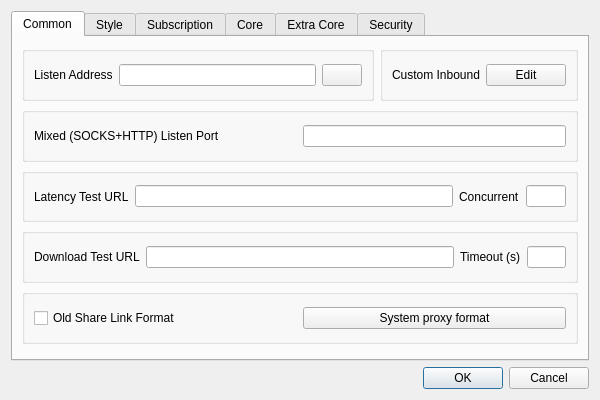
<?xml version="1.0" encoding="UTF-8"?>
<ui version="4.0">
 <class>DialogBasicSettings</class>
 <widget class="QDialog" name="DialogBasicSettings">
  <property name="geometry">
   <rect>
    <x>0</x>
    <y>0</y>
    <width>600</width>
    <height>400</height>
   </rect>
  </property>
  <property name="sizePolicy">
   <sizepolicy hsizetype="Preferred" vsizetype="Preferred">
    <horstretch>0</horstretch>
    <verstretch>0</verstretch>
   </sizepolicy>
  </property>
  <property name="windowTitle">
   <string>Basic Settings</string>
  </property>
  <layout class="QGridLayout" name="gridLayout">
   <item row="8" column="3">
    <widget class="QDialogButtonBox" name="buttonBox">
     <property name="orientation">
      <enum>Qt::Horizontal</enum>
     </property>
     <property name="standardButtons">
      <set>QDialogButtonBox::Cancel|QDialogButtonBox::Ok</set>
     </property>
    </widget>
   </item>
   <item row="2" column="3">
    <widget class="QTabWidget" name="tabWidget">
     <property name="currentIndex">
      <number>0</number>
     </property>
     <widget class="QWidget" name="tab_1">
      <attribute name="title">
       <string>Common</string>
      </attribute>
      <layout class="QVBoxLayout" name="verticalLayout_2">
       <item>
        <layout class="QHBoxLayout" name="hlayout_l1">
         <item>
          <widget class="QGroupBox" name="horizontalGroupBox_3">
           <layout class="QHBoxLayout" name="horizontalLayout_19">
            <item>
             <widget class="QLabel" name="label">
              <property name="text">
               <string>Listen Address</string>
              </property>
             </widget>
            </item>
            <item>
             <widget class="QLineEdit" name="inbound_address"/>
            </item>
            <item>
             <widget class="QPushButton" name="inbound_auth">
              <property name="text">
               <string notr="true"/>
              </property>
             </widget>
            </item>
           </layout>
          </widget>
         </item>
         <item>
          <widget class="QGroupBox" name="groupbox_custom_inbound">
           <layout class="QHBoxLayout" name="horizontalLayout_10">
            <item>
             <widget class="QLabel" name="label_11">
              <property name="text">
               <string>Custom Inbound</string>
              </property>
             </widget>
            </item>
            <item>
             <widget class="QPushButton" name="custom_inbound_edit">
              <property name="text">
               <string>Edit</string>
              </property>
             </widget>
            </item>
           </layout>
          </widget>
         </item>
        </layout>
       </item>
       <item>
        <layout class="QHBoxLayout" name="hlayout_l2">
         <item>
          <widget class="QGroupBox" name="horizontalGroupBox_2">
           <layout class="QHBoxLayout" name="horizontalLayout_13">
            <item>
             <widget class="QLabel" name="inbound_socks_port_l">
              <property name="text">
               <string>Mixed (SOCKS+HTTP) Listen Port</string>
              </property>
             </widget>
            </item>
            <item>
             <widget class="QLineEdit" name="inbound_socks_port">
              <property name="sizePolicy">
               <sizepolicy hsizetype="Preferred" vsizetype="Fixed">
                <horstretch>0</horstretch>
                <verstretch>0</verstretch>
               </sizepolicy>
              </property>
             </widget>
            </item>
           </layout>
          </widget>
         </item>
        </layout>
       </item>
       <item>
        <widget class="QGroupBox" name="groupBox1">
         <layout class="QHBoxLayout" name="horizontalLayout_9" stretch="0,8,1,1">
          <item>
           <widget class="QLabel" name="label_13">
            <property name="text">
             <string>Latency Test URL</string>
            </property>
           </widget>
          </item>
          <item>
           <widget class="QLineEdit" name="test_latency_url"/>
          </item>
          <item>
           <widget class="QLabel" name="label_14">
            <property name="text">
             <string>Concurrent</string>
            </property>
           </widget>
          </item>
          <item>
           <widget class="QLineEdit" name="test_concurrent"/>
          </item>
         </layout>
        </widget>
       </item>
       <item>
        <widget class="QGroupBox" name="horizontalGroupBox">
         <layout class="QHBoxLayout" name="horizontalLayout_12" stretch="0,8,1,1">
          <item>
           <widget class="QLabel" name="label_19">
            <property name="text">
             <string>Download Test URL</string>
            </property>
           </widget>
          </item>
          <item>
           <widget class="MyLineEdit" name="test_download_url"/>
          </item>
          <item>
           <widget class="QLabel" name="label_10">
            <property name="text">
             <string>Timeout (s)</string>
            </property>
           </widget>
          </item>
          <item>
           <widget class="QLineEdit" name="test_download_timeout"/>
          </item>
         </layout>
        </widget>
       </item>
       <item>
        <widget class="QGroupBox" name="horizontalGroupBox1">
         <layout class="QHBoxLayout" name="horizontalLayout_18">
          <item>
           <widget class="QCheckBox" name="old_share_link_format">
            <property name="toolTip">
             <string>Share VMess Link with v2rayN Format</string>
            </property>
            <property name="text">
             <string>Old Share Link Format</string>
            </property>
           </widget>
          </item>
          <item>
           <widget class="QPushButton" name="sys_proxy_format">
            <property name="text">
             <string>System proxy format</string>
            </property>
           </widget>
          </item>
         </layout>
        </widget>
       </item>
       <item>
        <widget class="QWidget" name="horizontalWidget_1" native="true">
         <property name="sizePolicy">
          <sizepolicy hsizetype="Preferred" vsizetype="Maximum">
           <horstretch>0</horstretch>
           <verstretch>0</verstretch>
          </sizepolicy>
         </property>
         <layout class="QHBoxLayout" name="horizontalLayout_2">
          <property name="leftMargin">
           <number>0</number>
          </property>
          <property name="topMargin">
           <number>0</number>
          </property>
          <property name="rightMargin">
           <number>0</number>
          </property>
          <property name="bottomMargin">
           <number>0</number>
          </property>
         </layout>
        </widget>
       </item>
      </layout>
     </widget>
     <widget class="QWidget" name="tab_2">
      <attribute name="title">
       <string>Style</string>
      </attribute>
      <layout class="QGridLayout" name="gridLayout_5">
       <item row="0" column="0">
        <layout class="QHBoxLayout" name="style_h_1">
         <item>
          <widget class="QGroupBox" name="groupBox">
           <layout class="QHBoxLayout" name="horizontalLayout_4">
            <item>
             <widget class="QLabel" name="label_8">
              <property name="sizePolicy">
               <sizepolicy hsizetype="Maximum" vsizetype="Maximum">
                <horstretch>0</horstretch>
                <verstretch>0</verstretch>
               </sizepolicy>
              </property>
              <property name="text">
               <string>Theme</string>
              </property>
             </widget>
            </item>
            <item>
             <widget class="QComboBox" name="theme">
              <item>
               <property name="text">
                <string>System</string>
               </property>
              </item>
              <item>
               <property name="text">
                <string notr="true">flatgray</string>
               </property>
              </item>
              <item>
               <property name="text">
                <string notr="true">lightblue</string>
               </property>
              </item>
              <item>
               <property name="text">
                <string notr="true">blacksoft</string>
               </property>
              </item>
             </widget>
            </item>
            <item>
             <widget class="QPushButton" name="set_custom_icon">
              <property name="sizePolicy">
               <sizepolicy hsizetype="Preferred" vsizetype="Fixed">
                <horstretch>0</horstretch>
                <verstretch>0</verstretch>
               </sizepolicy>
              </property>
              <property name="text">
               <string>Set custom icon</string>
              </property>
             </widget>
            </item>
           </layout>
          </widget>
         </item>
         <item>
          <widget class="QGroupBox" name="groupBox2">
           <layout class="QHBoxLayout" name="horizontalLayout_7">
            <item>
             <widget class="QLabel" name="label_15">
              <property name="sizePolicy">
               <sizepolicy hsizetype="Maximum" vsizetype="Maximum">
                <horstretch>0</horstretch>
                <verstretch>0</verstretch>
               </sizepolicy>
              </property>
              <property name="text">
               <string notr="true">Language</string>
              </property>
             </widget>
            </item>
            <item>
             <widget class="QComboBox" name="language">
              <item>
               <property name="text">
                <string notr="true">System</string>
               </property>
              </item>
              <item>
               <property name="text">
                <string notr="true">English</string>
               </property>
              </item>
              <item>
               <property name="text">
                <string notr="true">简体中文</string>
               </property>
              </item>
              <item>
               <property name="text">
                <string notr="true">فارسی</string>
               </property>
              </item>
              <item>
               <property name="text">
                <string notr="true">Русский</string>
               </property>
              </item>
             </widget>
            </item>
           </layout>
          </widget>
         </item>
        </layout>
       </item>
       <item row="2" column="0">
        <layout class="QHBoxLayout" name="style_h_2">
         <item>
          <widget class="QGroupBox" name="traffic_statistics_box">
           <layout class="QHBoxLayout" name="horizontalLayout_3">
            <item>
             <widget class="QLabel" name="label_16">
              <property name="text">
               <string>Statistics refresh rate</string>
              </property>
             </widget>
            </item>
            <item>
             <widget class="QComboBox" name="rfsh_r">
              <item>
               <property name="text">
                <string notr="true">500ms</string>
               </property>
              </item>
              <item>
               <property name="text">
                <string notr="true">1s</string>
               </property>
              </item>
              <item>
               <property name="text">
                <string notr="true">2s</string>
               </property>
              </item>
              <item>
               <property name="text">
                <string notr="true">3s</string>
               </property>
              </item>
              <item>
               <property name="text">
                <string notr="true">5s</string>
               </property>
              </item>
              <item>
               <property name="text">
                <string>Off</string>
               </property>
              </item>
             </widget>
            </item>
           </layout>
          </widget>
         </item>
         <item>
          <widget class="QGroupBox" name="connection_statistics_box">
           <layout class="QHBoxLayout" name="horizontalLayout_15">
            <item>
             <widget class="QLabel" name="label_9">
              <property name="text">
               <string>Connection statistics</string>
              </property>
             </widget>
            </item>
            <item>
             <widget class="QCheckBox" name="connection_statistics">
              <property name="text">
               <string>Enable</string>
              </property>
             </widget>
            </item>
           </layout>
          </widget>
         </item>
        </layout>
       </item>
       <item row="3" column="0">
        <layout class="QHBoxLayout" name="style_h_3">
         <item>
          <widget class="QGroupBox" name="horizontalGroupBox_5">
           <layout class="QHBoxLayout" name="horizontalLayout_6">
            <item>
             <widget class="QCheckBox" name="start_minimal">
              <property name="sizePolicy">
               <sizepolicy hsizetype="Preferred" vsizetype="Fixed">
                <horstretch>0</horstretch>
                <verstretch>0</verstretch>
               </sizepolicy>
              </property>
              <property name="text">
               <string>Hide dashboard at startup</string>
              </property>
             </widget>
            </item>
           </layout>
          </widget>
         </item>
         <item>
          <widget class="QGroupBox" name="groupBox_2">
           <layout class="QHBoxLayout" name="horizontalLayout_23">
            <item>
             <widget class="QLabel" name="label_17">
              <property name="text">
               <string>Max log lines</string>
              </property>
             </widget>
            </item>
            <item>
             <widget class="QLineEdit" name="max_log_line">
              <property name="sizePolicy">
               <sizepolicy hsizetype="Ignored" vsizetype="Fixed">
                <horstretch>0</horstretch>
                <verstretch>0</verstretch>
               </sizepolicy>
              </property>
             </widget>
            </item>
           </layout>
          </widget>
         </item>
        </layout>
       </item>
      </layout>
     </widget>
     <widget class="QWidget" name="tab_3">
      <attribute name="title">
       <string>Subscription</string>
      </attribute>
      <layout class="QGridLayout" name="gridLayout_3">
       <item row="0" column="1">
        <layout class="QHBoxLayout" name="horizontalLayout_5">
         <item>
          <widget class="QCheckBox" name="sub_auto_update_enable">
           <property name="sizePolicy">
            <sizepolicy hsizetype="Minimum" vsizetype="Fixed">
             <horstretch>0</horstretch>
             <verstretch>0</verstretch>
            </sizepolicy>
           </property>
           <property name="text">
            <string>Enable</string>
           </property>
          </widget>
         </item>
         <item>
          <widget class="QLabel" name="label_21">
           <property name="text">
            <string>Interval (minute, invalid if less than 30)</string>
           </property>
          </widget>
         </item>
         <item>
          <widget class="QLineEdit" name="sub_auto_update">
           <property name="sizePolicy">
            <sizepolicy hsizetype="Preferred" vsizetype="Fixed">
             <horstretch>0</horstretch>
             <verstretch>0</verstretch>
            </sizepolicy>
           </property>
          </widget>
         </item>
        </layout>
       </item>
       <item row="1" column="1">
        <widget class="MyLineEdit" name="user_agent"/>
       </item>
       <item row="2" column="1">
        <widget class="QCheckBox" name="sub_use_proxy">
         <property name="text">
          <string>Use proxy when updating subscription</string>
         </property>
        </widget>
       </item>
       <item row="3" column="1">
        <widget class="QCheckBox" name="sub_insecure">
         <property name="text">
          <string>Ignore TLS errors when updating subscription</string>
         </property>
        </widget>
       </item>
       <item row="4" column="1">
        <widget class="QCheckBox" name="sub_clear">
         <property name="text">
          <string>Clear servers before updating subscription</string>
         </property>
        </widget>
       </item>
       <item row="0" column="0">
        <widget class="QLabel" name="label_20">
         <property name="sizePolicy">
          <sizepolicy hsizetype="Preferred" vsizetype="Maximum">
           <horstretch>0</horstretch>
           <verstretch>0</verstretch>
          </sizepolicy>
         </property>
         <property name="text">
          <string>Automatic update</string>
         </property>
        </widget>
       </item>
       <item row="1" column="0">
        <widget class="QLabel" name="label_4">
         <property name="text">
          <string>User Agent</string>
         </property>
        </widget>
       </item>
      </layout>
     </widget>
     <widget class="QWidget" name="tab_4">
      <attribute name="title">
       <string>Core</string>
      </attribute>
      <layout class="QVBoxLayout" name="verticalLayout">
       <item>
        <widget class="QGroupBox" name="groupBox_core">
         <property name="sizePolicy">
          <sizepolicy hsizetype="Preferred" vsizetype="Maximum">
           <horstretch>0</horstretch>
           <verstretch>0</verstretch>
          </sizepolicy>
         </property>
         <property name="title">
          <string notr="true">core_name</string>
         </property>
         <layout class="QVBoxLayout" name="verticalLayout_3">
          <item>
           <widget class="QWidget" name="assest_group" native="true">
            <layout class="QGridLayout" name="gridLayout_2">
             <item row="0" column="1">
              <widget class="QComboBox" name="log_level">
               <property name="sizePolicy">
                <sizepolicy hsizetype="Maximum" vsizetype="Fixed">
                 <horstretch>0</horstretch>
                 <verstretch>0</verstretch>
                </sizepolicy>
               </property>
              </widget>
             </item>
             <item row="1" column="0">
              <widget class="QLabel" name="label_6">
               <property name="text">
                <string>Multiplex (mux)</string>
               </property>
              </widget>
             </item>
             <item row="0" column="0">
              <widget class="QLabel" name="label_3">
               <property name="text">
                <string notr="true">Loglevel</string>
               </property>
              </widget>
             </item>
             <item row="1" column="1">
              <layout class="QHBoxLayout" name="horizontalLayout">
               <item>
                <widget class="QComboBox" name="mux_protocol"/>
               </item>
               <item>
                <widget class="QLabel" name="label_7">
                 <property name="text">
                  <string>concurrency</string>
                 </property>
                </widget>
               </item>
               <item>
                <widget class="QLineEdit" name="mux_concurrency"/>
               </item>
               <item>
                <widget class="QCheckBox" name="mux_padding">
                 <property name="text">
                  <string notr="true">Padding</string>
                 </property>
                </widget>
               </item>
               <item>
                <widget class="QCheckBox" name="mux_default_on">
                 <property name="text">
                  <string>Default On</string>
                 </property>
                </widget>
               </item>
              </layout>
             </item>
            </layout>
           </widget>
          </item>
          <item>
           <widget class="QPushButton" name="core_settings">
            <property name="text">
             <string>Core Options</string>
            </property>
           </widget>
          </item>
         </layout>
        </widget>
       </item>
      </layout>
     </widget>
     <widget class="QWidget" name="tab_6">
      <attribute name="title">
       <string>Extra Core</string>
      </attribute>
      <layout class="QVBoxLayout" name="verticalLayout_5">
       <item>
        <widget class="QScrollArea" name="extra_core_box_scrollArea">
         <property name="frameShape">
          <enum>QFrame::NoFrame</enum>
         </property>
         <property name="widgetResizable">
          <bool>true</bool>
         </property>
         <widget class="QWidget" name="extra_core_box_scrollAreaWidgetContents">
          <property name="geometry">
           <rect>
            <x>0</x>
            <y>0</y>
            <width>632</width>
            <height>299</height>
           </rect>
          </property>
          <layout class="QVBoxLayout" name="verticalLayout_6">
           <item>
            <widget class="QWidget" name="horizontalWidget_4" native="true">
             <property name="sizePolicy">
              <sizepolicy hsizetype="Preferred" vsizetype="Maximum">
               <horstretch>0</horstretch>
               <verstretch>0</verstretch>
              </sizepolicy>
             </property>
             <layout class="QHBoxLayout" name="horizontalLayout_8">
              <item>
               <widget class="QPushButton" name="extra_core_add">
                <property name="text">
                 <string>Add</string>
                </property>
               </widget>
              </item>
              <item>
               <widget class="QPushButton" name="extra_core_del">
                <property name="text">
                 <string>Delete</string>
                </property>
               </widget>
              </item>
             </layout>
            </widget>
           </item>
          </layout>
         </widget>
        </widget>
       </item>
      </layout>
     </widget>
     <widget class="QWidget" name="tab_5">
      <attribute name="title">
       <string>Security</string>
      </attribute>
      <layout class="QVBoxLayout" name="verticalLayout_4">
       <item>
        <widget class="QCheckBox" name="skip_cert">
         <property name="text">
          <string>Skip TLS certificate authentication by default (allowInsecure)</string>
         </property>
        </widget>
       </item>
       <item>
        <widget class="QGroupBox" name="horizontalGroupBox2">
         <property name="sizePolicy">
          <sizepolicy hsizetype="Preferred" vsizetype="Maximum">
           <horstretch>0</horstretch>
           <verstretch>0</verstretch>
          </sizepolicy>
         </property>
         <layout class="QHBoxLayout" name="horizontalLayout_26">
          <item>
           <widget class="QLabel" name="label_18">
            <property name="text">
             <string>Default uTLS Fingerprint</string>
            </property>
           </widget>
          </item>
          <item>
           <widget class="QComboBox" name="utlsFingerprint">
            <property name="editable">
             <bool>true</bool>
            </property>
           </widget>
          </item>
         </layout>
        </widget>
       </item>
      </layout>
     </widget>
    </widget>
   </item>
  </layout>
 </widget>
 <customwidgets>
  <customwidget>
   <class>MyLineEdit</class>
   <extends>QLineEdit</extends>
   <header>ui/widget/MyLineEdit.h</header>
  </customwidget>
 </customwidgets>
 <resources/>
 <connections>
  <connection>
   <sender>buttonBox</sender>
   <signal>accepted()</signal>
   <receiver>DialogBasicSettings</receiver>
   <slot>accept()</slot>
   <hints>
    <hint type="sourcelabel">
     <x>248</x>
     <y>254</y>
    </hint>
    <hint type="destinationlabel">
     <x>157</x>
     <y>274</y>
    </hint>
   </hints>
  </connection>
  <connection>
   <sender>buttonBox</sender>
   <signal>rejected()</signal>
   <receiver>DialogBasicSettings</receiver>
   <slot>reject()</slot>
   <hints>
    <hint type="sourcelabel">
     <x>316</x>
     <y>260</y>
    </hint>
    <hint type="destinationlabel">
     <x>286</x>
     <y>274</y>
    </hint>
   </hints>
  </connection>
 </connections>
</ui>
